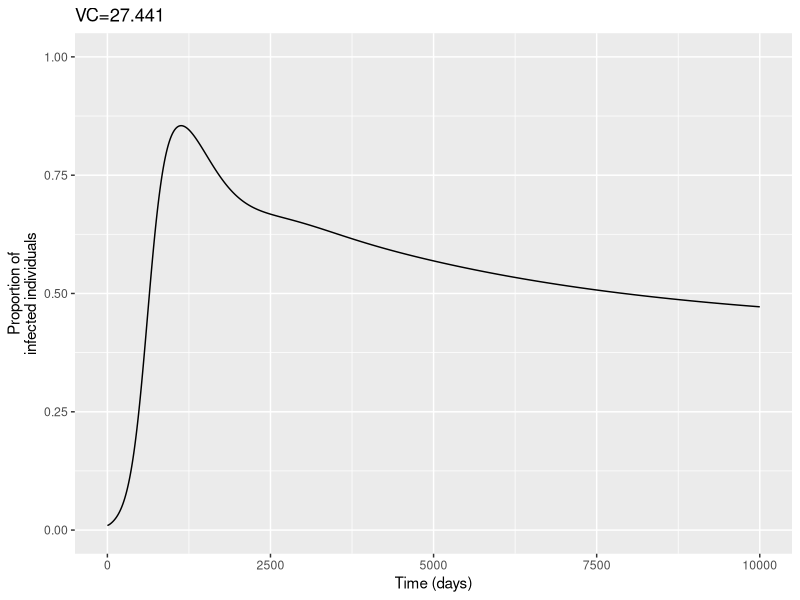

Write the R code that produced this figure.
library(deSolve)
library(ggplot2)

m=10 # relative density mosquito/human
a=0.5 # biting rate
b=0.09#7 # probability that a bite successfully infects the human
c=1 # probability that a bite successfully infects the mosquito
g =0.05 #  mortality rate for the mosquito
alpha1=0.002 # rate from I to R (loss of infectivity)
alpha2=0.00019 # rate from R to R2 (develop long term immunity)
r1=0.0023 # recovery rate in human
r2=0.023 # recovery rate in human
delta=1/10000 # mortality rate human
N= 15 #duration of the intrinsic incubation period (in human)
v=12 #10 # duration extrinsic incubation period (in mosquito)

# theta_init =c(
#   "m"=5,"a"=0.5,"b"=0.097,"g"=0.05,"v"=10, 
#                 "r1"=0.0023, 'r2'=0.023, "alpha1"=0.002, "alpha2"=0.00019, 
#               "N"=15, "delta"=1/10000)

theta_init =c(
  "m"=m,"a"=a,"b"=b,"g"=g,"v"=v, 
  "r1"=r1, 'r2'=r2, "alpha1"=alpha1, "alpha2"=alpha2, 
  "N"=N, "delta"=delta)

####### 
# WARNING
# This is a simplified version of the Garki model for teaching purposes
# (simplified version in continuous time without delays and without seasonality)
# This is not the full and exact Garki model
Garki<-function(t,x,parms){

  ## state variables
  S = x[1]  #x1
  E = x[2]  #x2
  I = x[3]  #y1
  R = x[4]  #y2
  R2 = x[5] #y3
  S2 = x[6] #x3
  E2 = x[7] #x4
  
  
  ## parameter values
  m = parms["m"]
  a = parms["a"]
  #VC = parms["VC"]
  b = parms["b"]
  g = parms["g"]
  v = parms["v"]
  r1 = parms["r1"]
  r2 = parms["r2"]
  alpha1 = parms["alpha1"]
  alpha2 = parms["alpha2"]
  delta = parms["delta"]
  N = parms["N"]
  beta=1/N
  VC=m*a*a*exp(-g*v)/v

  ##variations
  dS=delta+ R*b*(1-exp(-VC*I))/(exp(b*(1-exp(-VC*I))/r1)-1)-b*(1-exp(-VC*I))*S- delta*S
  dE=b*(1-exp(-VC*I))*S - beta*E - delta*E
  dI=beta*E - alpha1*I - delta*I
  dR=alpha1*I - alpha2*R - R*b*(1-exp(-VC*I))/(exp(b*(1-exp(-VC*I))/r1)-1)-  delta*R
  dR2=alpha2*R + beta*E2 -R2*b*(1-exp(-VC*I))/(exp(b*(1-exp(-VC*I))/r2)-1)- delta*R2
  dS2=R2*b*(1-exp(-VC*I))/(exp(b*(1-exp(-VC*I))/r2)-1)- b*(1-exp(-VC*I))*S2 - delta*S2
  dE2=b*(1-exp(-VC*I))*S2- beta*E2- delta*E2
  res  = c(dS, dE, dI, dR, dR2, dS2, dE2)
  list(res)
}

simulate_Garki=function(parameters){
  
  #parameters
  parms = c(parameters["m"],parameters["a"],
            parameters["b"],#parameters["c"],
            parameters["g"],parameters["v"],
            parameters["r1"],parameters["r2"],
            parameters["alpha1"],parameters["alpha2"],
            parameters["N"],parameters["delta"])
  
  #initial conditions
  init <- c(0.99,0, 0.01, 0, 0, 0, 0)  
  
  #simulation
  temps <- seq(0,10000) 
  solveRM <- lsoda(y =init, times=temps, func = Garki, 
                   parms = parms)
  solutionRM=as.data.frame(solveRM)
  names(solutionRM)=c("time","S", "E", "I", "R", "R2", "S2", "E2")
  
  solutionRM$obs_I=solutionRM$I+solutionRM$R+solutionRM$R2* parameters["q3"]
  solutionRM$positive=solutionRM$I+solutionRM$R+solutionRM$R2
  return(solutionRM)
}


simul=simulate_Garki(parameters = theta_init)

VC=theta_init["m"]*theta_init["a"]*theta_init["a"]*exp(-theta_init["g"]*theta_init["v"])/g
R0=VC*theta_init["b"]/(theta_init["alpha1"]+theta_init["delta"])
ggplot(simul)+
  geom_line(aes(x=time, y=positive))+ ylim(0,1)+
  labs(y="Proportion of\ninfected individuals", x="Time (days)")+
  ggtitle(paste0("VC=",round(VC, 3)))
